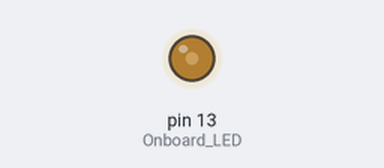
The sketch below on a simulated Arduino Uno, built with avr-gcc and run on an emulated ATmega328P. Parts: output pins drawn as LEDs (lit = HIGH). Random numbers use the default seed unless the sketch sets one; pins used as bus, display or sensor lines are not drawn; what the sketch prints to the serial monitor is not drawn.

Above: at 0.35 s.
At 26.77 s:
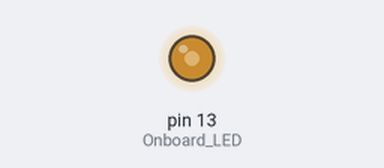
Timing chart, 0 to 40.0 s (numbered marks = the images above):
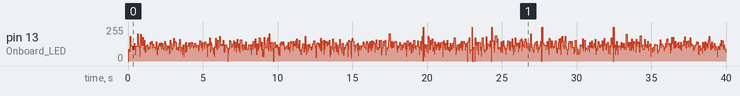

The sketch:

Trapezoid_IO_Tester_Arduino_-_Strobe_Steady.ino
```cpp
// J/P Clock Input
// D/H Data Input
// N/R Strobe Input

long randNumber;

#define J_Clock_Input 2   //GREEN 2
#define P_Clock_Input 3   //WHT/ORG 1
#define D_Data_Input 4    //WHT/BLUE 2
#define H_Data_Input 5   //ORANGE
#define N_Strobe_Input 6  //WHT/BLUE 1
#define R_Strobe_Input 7  //BLUE
#define B_Data_Transmit 8  //WHT/BROWN 1
#define F_Data_Transmit 9  //BLUE 2
#define A_Other_Transmit 10  //WHT/GREEN 1
#define C_Other_Transmit 11  //GREEN 1


#define Onboard_LED 13

void setup() {
  Serial.begin(115200);
  Serial.println("Entrex Trapezoid I/O Experimenter");
  pinMode(J_Clock_Input, OUTPUT);
  pinMode(P_Clock_Input, OUTPUT);
  pinMode(D_Data_Input, OUTPUT);
  pinMode(H_Data_Input, OUTPUT);
  pinMode(N_Strobe_Input, OUTPUT);
  pinMode(R_Strobe_Input, OUTPUT);
  pinMode(Onboard_LED, OUTPUT);

randomSeed(1);
}
void loop() {

//random data bit set
randNumber = random(1, 10);
Serial.println("DATA");
Serial.println(randNumber);
if (randNumber > 5) {
Serial.println(1);
digitalWrite(D_Data_Input, LOW);  //D=High and H=LOW to make data line low internally
digitalWrite(H_Data_Input, HIGH); //D=LOW and H=HIGH to make data line high internally
}
else {
Serial.println(0);
digitalWrite(D_Data_Input, HIGH);  //D=High and H=LOW to make data line low internally
digitalWrite(H_Data_Input, LOW); //D=LOW and H=HIGH to make data line high internally
}


//Strobe Not Random
digitalWrite(N_Strobe_Input, LOW);
digitalWrite(R_Strobe_Input, HIGH);


randNumber = random(1, 10);
Serial.println("CLOCK");
Serial.println(randNumber);
//Pulse the clock...or not...
if (randNumber > 5) {
Serial.println(1);
 digitalWrite(P_Clock_Input, LOW);
 digitalWrite(J_Clock_Input, HIGH);
 digitalWrite(Onboard_LED, HIGH);
}
else {
Serial.println(0);
 digitalWrite(P_Clock_Input, HIGH);
 digitalWrite(J_Clock_Input, LOW);
 digitalWrite(Onboard_LED, LOW);
}

   delay(2);


//random data bit set
randNumber = random(1, 10);
Serial.println("DATA");
Serial.println(randNumber);
if (randNumber > 5) {
Serial.println(1);
digitalWrite(D_Data_Input, LOW);  //D=High and H=LOW to make data line low internally
digitalWrite(H_Data_Input, HIGH); //D=LOW and H=HIGH to make data line high internally
}
else {
Serial.println(0);
digitalWrite(D_Data_Input, HIGH);  //D=High and H=LOW to make data line low internally
digitalWrite(H_Data_Input, LOW); //D=LOW and H=HIGH to make data line high internally
}


//strobe not random
digitalWrite(N_Strobe_Input, HIGH);
digitalWrite(R_Strobe_Input, LOW);


randNumber = random(1, 10);
Serial.println("CLOCK");
Serial.println(randNumber);
//Pulse the clock...or not...
if (randNumber > 5) {
Serial.println(1);
 digitalWrite(P_Clock_Input, LOW);
 digitalWrite(J_Clock_Input, HIGH);
 digitalWrite(Onboard_LED, HIGH);
}
else {
Serial.println(0);
 digitalWrite(P_Clock_Input, HIGH);
 digitalWrite(J_Clock_Input, LOW);
 digitalWrite(Onboard_LED, LOW);
}

   delay(2);


}
```
